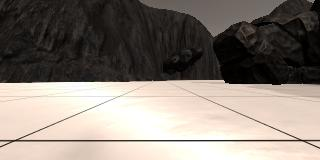
#> input picture RoboND-Rover-Project/calibration_images/example_grid1.jpg, 320 x 160 px
$ python -i perception.py   (imports and definitions only)   (older library calls are emulated)
#> lines starting #> are read from the running program, lines starting #| are printed output that depends on the picture; after the words box and inside, x2 and y2 are one past the last pixel; in counts of white or black regions, pixels touching at a corner belong together
import numpy as np
import cv2

# Identify pixels above the threshold
# Threshold of RGB > 160 does a nice job of identifying ground pixels only
def color_thresh(img, rgb_thresh=(160, 160, 160)):
    # Create an array of zeros same xy size as img, but single channel
    color_select = np.zeros_like(img[:,:,0])
    # Require that each pixel be above all three threshold values in RGB
    # above_thresh will now contain a boolean array with "True"
    # where threshold was met
    above_thresh = (img[:,:,0] > rgb_thresh[0]) \
                & (img[:,:,1] > rgb_thresh[1]) \
                & (img[:,:,2] > rgb_thresh[2])
    # Index the array of zeros with the boolean array and set to 1
    color_select[above_thresh] = 1
    # Return the binary image
    return color_select


def color_thresh_rock(img, lo_yellow = np.array([20,100,150]), up_yellow = np.array([100,255,250])):
    '''
    we use HSV color format and apply lo-hi pass band filter
    '''
    # Create an array of zeros same xy size as img, but single channel
    color_select = np.zeros_like(img[:,:,0])
    # Require that each pixel be above all three threshold values in RGB
    # above_thresh will now contain a boolean array with "True"
    # where threshold was met
    #convert img to HSV
    hsv = cv2.cvtColor(img, cv2.COLOR_RGB2HSV)
    # Threshold the HSV image to get only blue colors
    mask = cv2.inRange(hsv, lo_yellow, up_yellow)
    # Bitwise-AND mask and original image
    range_thresh = cv2.bitwise_and(img,img, mask= mask)
    # Index the array of zeros with the boolean array and set to 1
    color_select[np.where(range_thresh[:,:,0]!=0)] = 1
    # Return the binary image
    return color_select


def stacked_color_thresh(img, sel={'track': True, 'rocks': True, 'obstacles':True}):
    '''
    stack obstacle/rocks/track detections [ch0, ch1, ch2]

    '''
    stacked_detector = np.zeros_like(img[:,:,:])
    if sel['track']:
        stacked_detector[:,:,2] = color_thresh(img, rgb_thresh=(160,160, 160))
    if sel['rocks']:
           stacked_detector[:,:,1] = color_thresh_rock(img,lo_yellow = np.array([10,200,100]), up_yellow = np.array([50,255,190]))
    if sel['obstacles']:
           stacked_detector[:,:,0] = np.absolute( stacked_detector[:,:,2] -1)
    return stacked_detector


# Define a function to convert to rover-centric coordinates
# [136 lines left out: functions rover_coords, to_polar_coords, rotate_pix, translate_pix, pix_to_world, perspect_transform and 1 more, not called in this run]

>>> import cv2
>>> picture = cv2.cvtColor(cv2.imread('../calibration_images/example_grid1.jpg'), cv2.COLOR_BGR2RGB)
>>> result = stacked_color_thresh(picture)
#> in color_thresh, `above_thresh = (img[:,:,0] > rgb_thresh[0]) \ & (img[:,:,1] > rgb_thre..`:
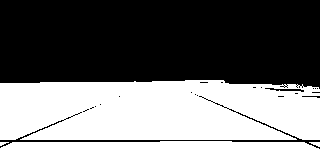
#> above_thresh: shape (160, 320) bool; 46.5% white; 4 white regions, box (x1, y1, x2, y2) and area: (0, 80, 320, 140) 17996, (0, 141, 320, 160) 5734, (309, 142, 320, 147) 33, (0, 142, 9, 146) 21
#> in stacked_color_thresh, `stacked_detector[:,:,2] = color_thresh(img, rgb_thresh=(160,160, 160))`:
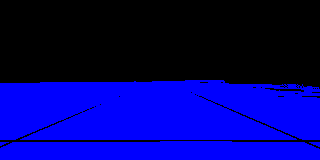
#> stacked_detector: shape (160, 320, 3); mean R, G, B 0, 0, 0.465; drawn with 1 as white
#> in color_thresh_rock, `hsv = cv2.cvtColor(img, cv2.COLOR_RGB2HSV)`: hsv: shape (160, 320, 3); mean H, S, V 16.6, 49.3, 135.2
#> in color_thresh_rock, `mask = cv2.inRange(hsv, lo_yellow, up_yellow)`: mask: shape (160, 320); every value is 0
#> in color_thresh_rock, `range_thresh = cv2.bitwise_and(img,img, mask= mask)`: range_thresh: shape (160, 320, 3); every value is 0
#> in stacked_color_thresh, `stacked_detector[:,:,0] = np.absolute( stacked_detector[:,:,2] -1)`:
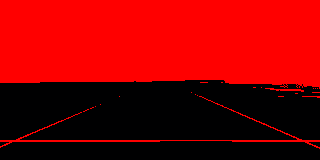
#> stacked_detector: shape (160, 320, 3); mean R, G, B 136.5, 0, 0.5

$ run again, on RoboND-Rover-Project/calibration_images/example_rock2.jpg
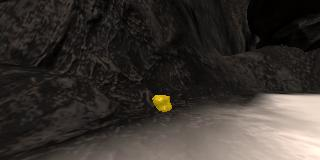
#> input picture RoboND-Rover-Project/calibration_images/example_rock2.jpg, 320 x 160 px
#> in color_thresh, `above_thresh = (img[:,:,0] > rgb_thresh[0]) \ & (img[:,:,1] > rgb_thre..`:
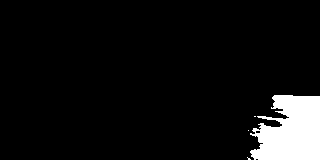
#> above_thresh: shape (160, 320) bool; 6.9% white; 4 white regions (3 under 20 px), largest, box (x1, y1, x2, y2) and area: (250, 95, 320, 160) 3528
#> hsv: shape (160, 320, 3); mean H, S, V 15.2, 57.9, 57.7
#> mask: shape (160, 320); 0.28% white; 1 white region, box (x1, y1, x2, y2) and area: (153, 97, 172, 112) 141
#> in stacked_color_thresh, `stacked_detector[:,:,0] = np.absolute( stacked_detector[:,:,2] -1)`:
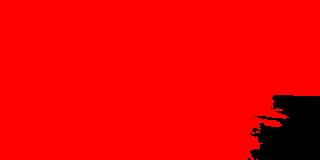
#> stacked_detector: shape (160, 320, 3); mean R, G, B 237.4, 0, 0.1
